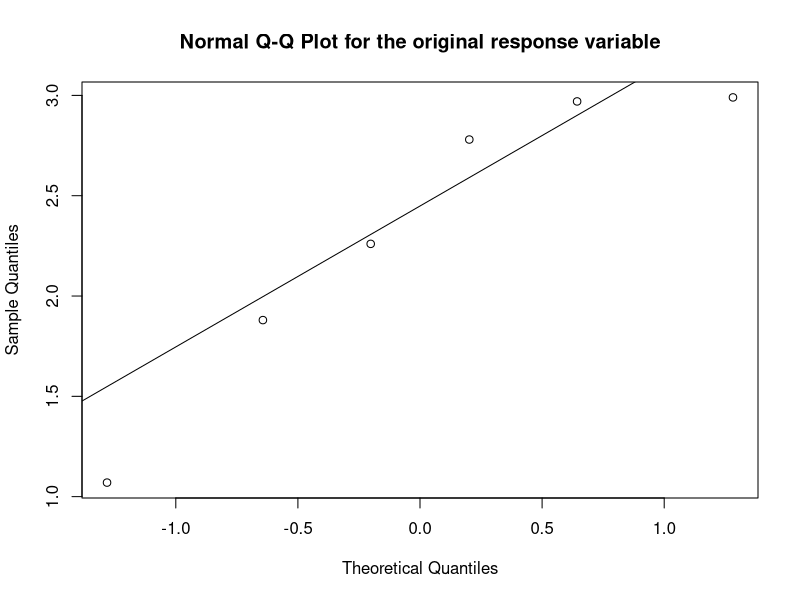
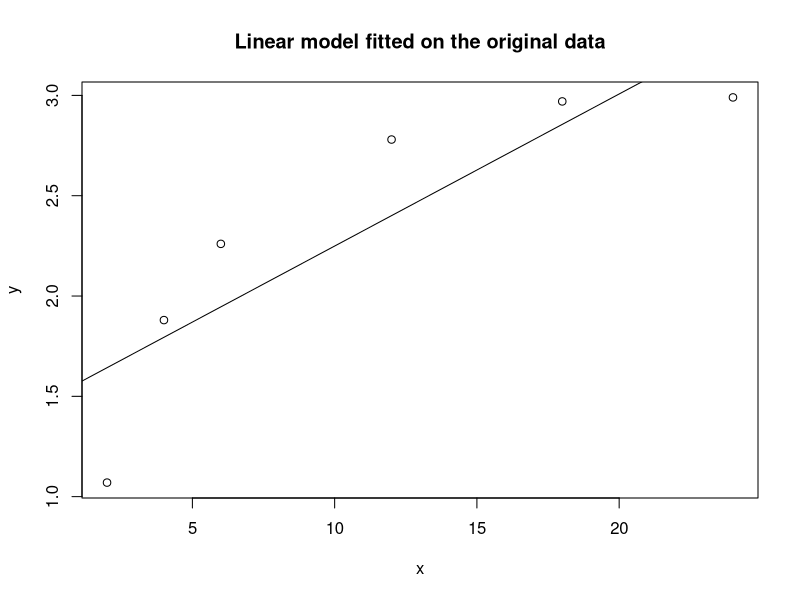
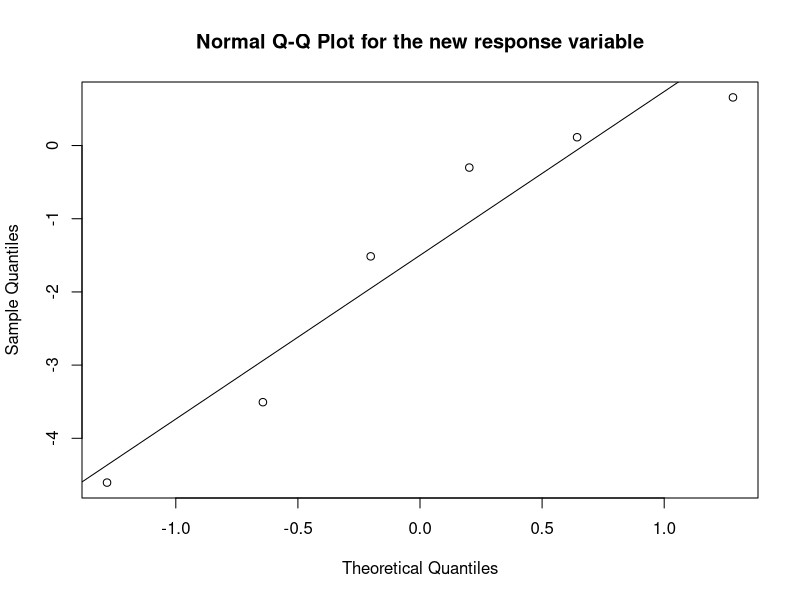
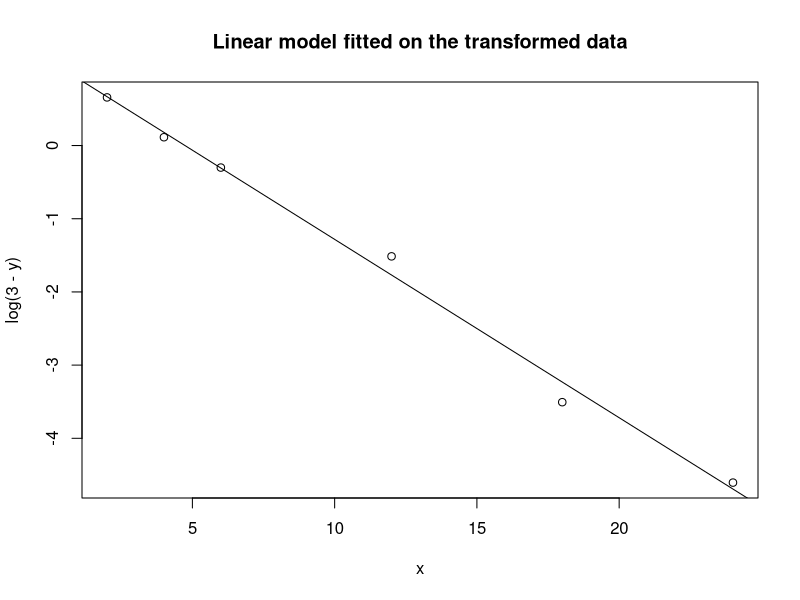
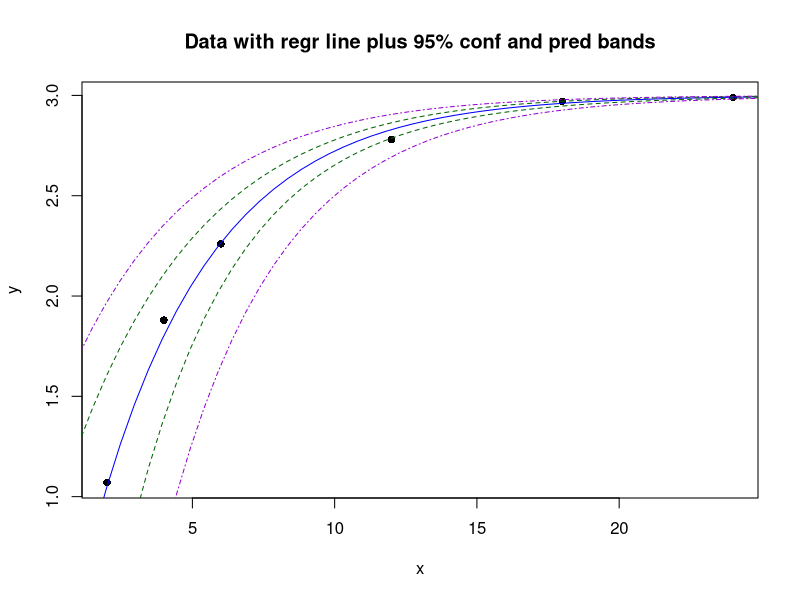

The R source for these figures, in order:
transform.interval <- function(interval) {
  ret <- 3 - exp(interval)
  ret[, c('lwr', 'upr')] <- ret[, c('upr', 'lwr')]
  ret
}


df <- data.frame(x=c(2, 4, 6, 12, 18, 24),
                 y=c(1.07, 1.88, 2.26, 2.78, 2.97, 2.99))

################################################################
# ORIGINAL MODEL


attach(df)

svg('./output/part-c-qqplot-original.svg')
# Plot the original QQ plot
qqnorm(y, main='Normal Q-Q Plot for the original response variable')
qqline(y)
dev.off()

fitted_original <- lm(y~x, df)

# Plot the original linear fit attempt
svg('./output/part-c-scatter-original.svg')
plot(x, y, main='Linear model fitted on the original data')
abline(fitted_original)
dev.off()

# Not a good fit



################################################################
# TRANSFORMED MODEL

# y = 3 - a exp(bx) <=> log(3-y) = log(a) + bx

detach(df)
df$z <- log(3 - df$y)
attach(df)

# Plot the transformed QQ plot
svg('./output/part-c-qqplot-transformed.svg')
qqnorm(df$z, main='Normal Q-Q Plot for the new response variable')
qqline(df$z)
dev.off()
# Might be normal

fitted <- lm(z~x, data=df)

# Plot the transformed data
svg('./output/part-c-scatter-transformed.svg')
plot(x, z, xlab='x', ylab='log(3 - y)',
     main='Linear model fitted on the transformed data')
abline(fitted)
dev.off()



# PREDICTION INTERVAL AT x=9
# To get a prediction interval for Y we utilize the confidence interval
# of Z := f(Y) := log(3 - Y)
# f is a strictly decreasing function and we have, Y = f^(-1)(Z) = 3 - exp(Z)
# Considering a prediction interval [c1, c2] of level alpha for Z,
# (c1 and c2 are statistical function of the sample) we get: 
# c1 < Z < c2  if and only if 3 - exp(c2) < Y < 3 - exp(c1)
# Thus [3 - exp(c2), 3 - exp(c1)] is a confidence interval of level alpha for Y.


x0 <- 9

predint.z <- predict.lm(fitted, data.frame(x=x0),
                        interval='prediction', level=0.95)
predint.y <- transform.interval(predint.z)
print('95% prediction interval for Y')
print(predint.y)


# CONFIDENCE INTERVAL AT x=9
# To get a "confidence" interval for E(Y) we will "approximate" E[exp(3 - Y)]
# by exp(E[3 - Y]), and end up using the same transformation as in
# the prediction interval for Y,
# i.e. [c1, c2] --> [3 - exp(c2), 3 - exp(c1)]

confint.Ez <- predict.lm(fitted, data.frame(x=x0),
                        interval='confidence', level=0.95)
confint.Ey <- transform.interval(confint.Ez)
print('95% "approximate" confidence interval for E[Y]')
print(confint.Ey)



# PLOT THE NEW PREDICTIONS y ~ x

level = 0.95
x0s <- seq(from = min(df$x) - 1, to = max(df$x) + 1, length.out = 50)

confints.Ez <- predict.lm(fitted, data.frame(x=x0s),
                          interval='confidence', level=level)
confints.Ey <- transform.interval(confints.Ez)


predints.z <- predict.lm(fitted, data.frame(x=x0s),
                         interval='prediction', level=level)
predints.y <- transform.interval(predints.z)
  

svg('./output/part-c-scatter-transformed-detransformed.svg')

plot(x, y,
     pch = 16,
     col = 'black',
     main = sprintf('Data with regr line plus %.0f%% conf and pred bands', level*100))

lines(x0s, confints.Ey[,'fit'], col='blue', lty=1)

lines(x0s, confints.Ey[,'lwr'], col='darkgreen', lty=2)
lines(x0s, confints.Ey[,'upr'], col='darkgreen', lty=2)

lines(x0s, predints.y[,'lwr'], col='darkviolet', lty=4)
lines(x0s, predints.y[,'upr'], col='darkviolet', lty=4)

dev.off()

# Good fit

detach(df)










